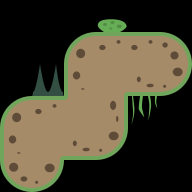

A level layout from a 2D game, rendered from its tile map. Below: a short description, then the map file with tile-grid data replaced by summaries:
An orthogonal 6x6 tile map with 32x32 px tiles, 2 tile layers (ground, deco).

<map version="1.0" orientation="orthogonal" renderorder="left-down" width="6" height="6" tilewidth="32" tileheight="32" nextobjectid="12">
 <tileset firstgid="1" source="tileset.tsx" />
 <layer name="ground" width="6" height="6">
  <data>[36 cells, 19 non-empty, 11 distinct tile ids]</data>
 </layer>
 <layer name="deco" width="6" height="6">
  <data>[36 cells, 2 non-empty, 2 distinct tile ids]</data>
 </layer>
</map>
